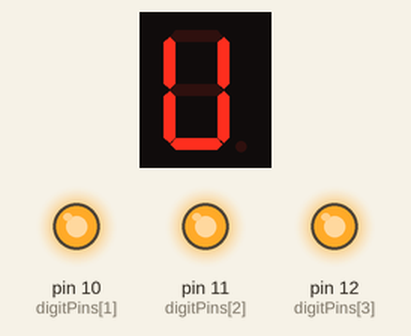
A sketch run on a simulated Arduino Uno, built with avr-gcc and run on an emulated ATmega328P. Parts: 1-digit seven-segment display, output pins drawn as LEDs (lit = HIGH). Wiring (inferred from the names in the program): 1-digit 7-segment display, segments lit when HIGH: segments pin 9, pin 8, pin 7, pin 6, pin 5, pin 4, pin 3, pin 2. The segment pins are drawn as the display they are named for; pins used as bus, display or sensor lines are not drawn.

Above: at 0.1 s.
At 1.1 s:
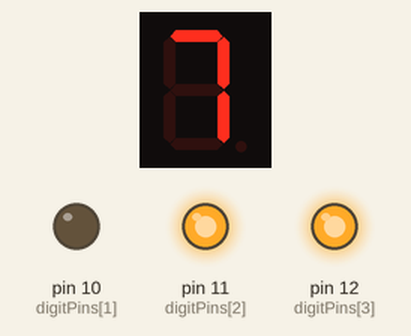
At 2.1 s:
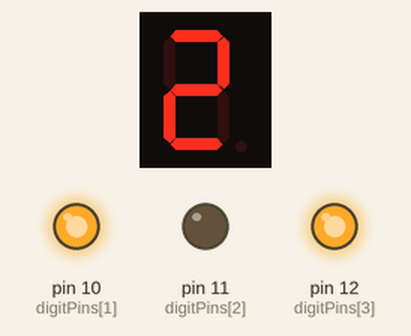
At 3.1 s:
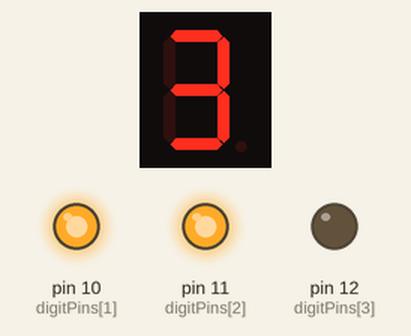
At 6.1 s:
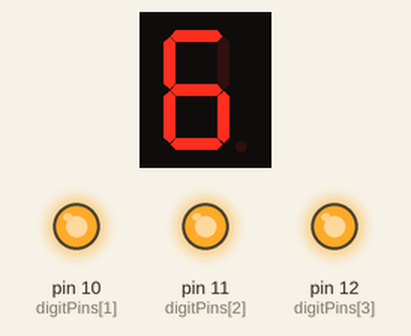
At 9.1 s:
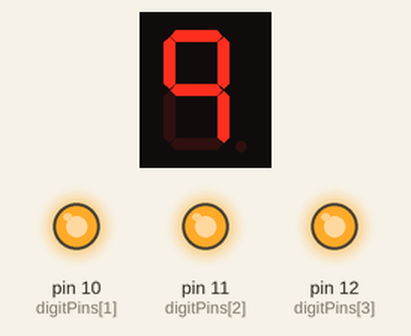
Timing chart, 0 to 35.5 s (numbered marks = the images above):
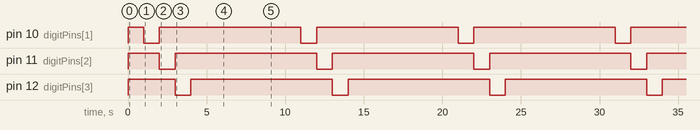

The sketch:

sketch_jul10a.ino
```cpp
// Pin definitions
const int segmentPins[] = {2, 3, 4, 5, 6, 7, 8}; // Pins connected to a-g segments
const int digitPins[] = {9, 10, 11, 12}; // Pins connected to digit selection

// Digit patterns for numbers 0 to 9
const byte digitPatterns[] = {
  B11111100,  // 0
  B01100000,  // 1
  B11011010,  // 2
  B11110010,  // 3
  B01100110,  // 4
  B10110110,  // 5
  B10111110,  // 6
  B11100000,  // 7
  B11111110,  // 8
  B11100110   // 9
};

// Variable to hold the current digit index
int currentDigit = 0;

void setup() {
  // Initialize digit pins as outputs
  for (int i = 0; i < 4; i++) {
    pinMode(digitPins[i], OUTPUT);
  }

  // Initialize segment pins as outputs
  for (int i = 0; i < 7; i++) {
    pinMode(segmentPins[i], OUTPUT);
  }
}

void loop() {
  // Display the current digit
  displayDigit(currentDigit);

  // Increment the digit index
  currentDigit++;

  // Reset digit index if it exceeds 9
  if (currentDigit > 9) {
    currentDigit = 0;
  }

  // Delay between digits
  delay(1000);
}

void displayDigit(int digit) {
  // Turn off all segments
  for (int i = 0; i < 7; i++) {
    digitalWrite(segmentPins[i], HIGH);
  }

  // Activate the desired segments for the given digit
  for (int i = 0; i < 7; i++) {
    // Check the corresponding bit in the digit pattern
    if (bitRead(digitPatterns[digit], i) == 0) {
      digitalWrite(segmentPins[i], LOW); // Turn on segment
    }
  }

  // Activate the desired digit
  for (int i = 0; i < 4; i++) {
    if (i == currentDigit) {
      digitalWrite(digitPins[i], LOW); // Turn on digit
    } else {
      digitalWrite(digitPins[i], HIGH); // Turn off digit
    }
  }
}
```

Measured:
- by itself, pin 10 (digitPins[1]), pin 11 (digitPins[2]), pin 12 (digitPins[3]): repeats every 10.0 s: LOW 1.0 s, HIGH 9.0 s
- by itself, everything shown: repeats every 10.0 s, in 10 steps
- what the display in image 1 shows lasts 1.0 s, from 1.0 s to 2.0 s
